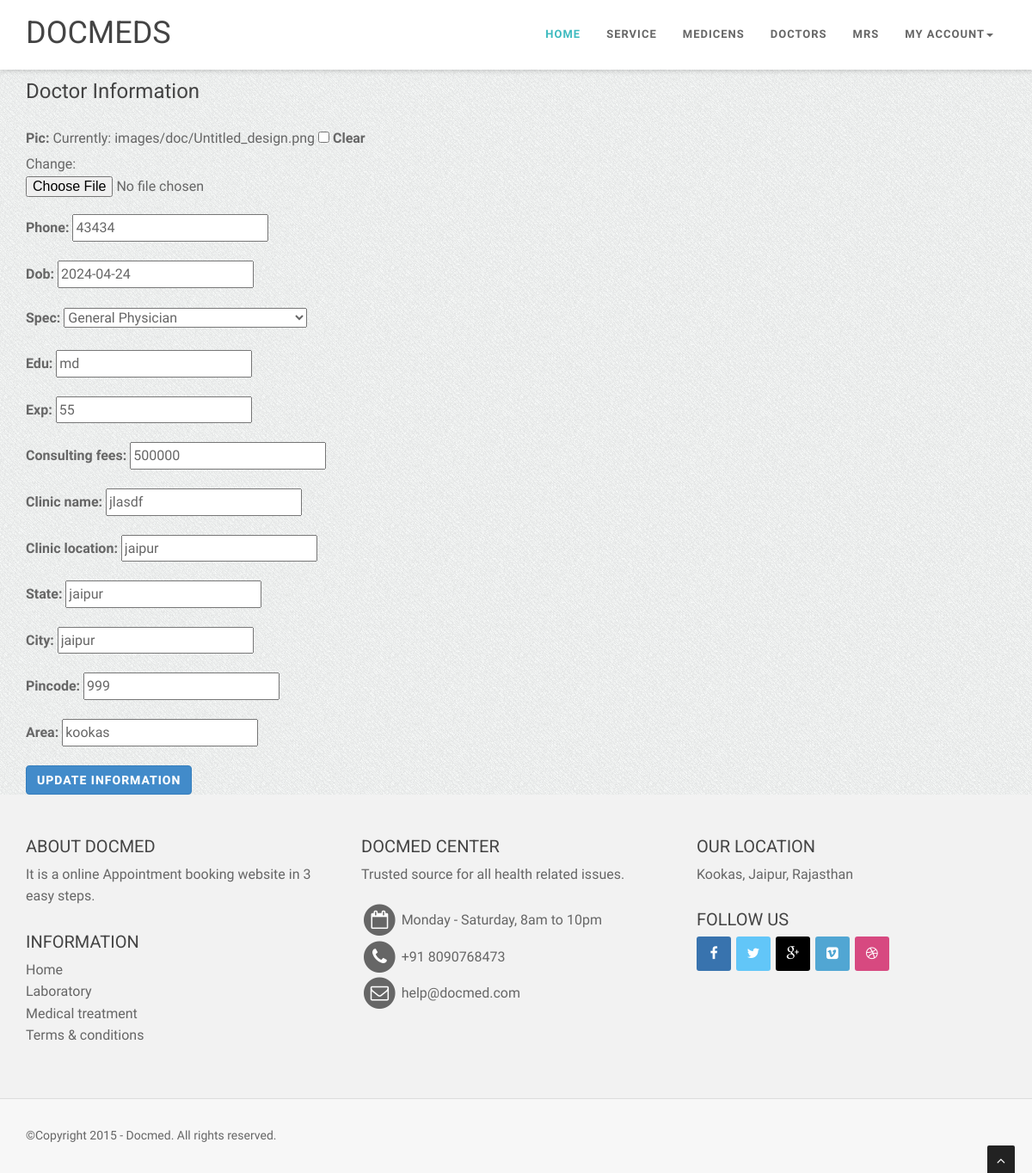
The app's page /draccount/ (signed in) with its own data.
### doctor/models.py (models this page shows, shortened)
class Doctor(models.Model):
    user = models.ForeignKey(User, on_delete=models.DO_NOTHING, null=True, blank=True)
    pic = models.ImageField(upload_to='images/doc', blank=True, null=True)
    phone = models.IntegerField(blank=True, null=True)
    number_verified = models.BooleanField(default=False)
    dob = models.DateField(blank=True, null=True)
    spec = models.ForeignKey(Specilization, on_delete=models.DO_NOTHING, null=True, blank=True)
    edu = models.CharField(max_length=40)
    exp = models.IntegerField()
    consulting_fees = models.IntegerField()
    clinic_name = models.CharField(max_length=200, blank=True, null=True)
    clinic_location = models.CharField(max_length=200, blank=True, null=True)
    state = models.CharField(max_length=200, blank=True, null=True)
    city = models.CharField(max_length=200, blank=True, null=True)
    pincode = models.IntegerField(blank=True, null=True)
    area = models.CharField(max_length=200, blank=True, null=True)

### doctor/views.py (the view)
# urls.py: path('draccount/', drAccount, name='drAccount'),
@login_required
def drAccount(request):
    try:
        user_obj = User.objects.get(username=request.user)
        doctor_profile = Doctor.objects.get(user=user_obj.id)
    except Doctor.DoesNotExist:
        doctor_profile = Doctor(user=user_obj)
    if request.method == 'POST':
        form = DoctorProfileForm(request.POST, request.FILES, instance=doctor_profile)
        if form.is_valid():
            form.save()
            return redirect('home')
    else:
        form = DoctorProfileForm(instance=doctor_profile)
    context = {
        'form': form,
    }
    return render(request, 'doctor/account.html', context)

### doctor/forms.py
class DoctorProfileForm(forms.ModelForm):
    class Meta:
        model = Doctor
        exclude = ['user','number_verified']

### doctor/models.py (called while the page is built)
    def __str__(self):
        return self.specs

### doctor/templates/doctor/account.html (shortened to what this page needs)
{% extends 'main.html' %}
{% load static %}
{% block content %}
<div class="container">
    <h1>k</h1>
    <br>
    <div class="row mt-5">
        <div class="col-md-12">
            <div class="card">
                <div class="card-body">
                    <h5 class="card-title">Doctor Information</h5>
                    <form method="post" action="" enctype="multipart/form-data">
                        {{ form.as_p }}
                        <button type="submit" class="btn btn-primary">Update Information</button>
                    </form>
                </div>
            </div>
        </div>
    </div>
</div>
{% endblock content %}

### static/css/style.css (style rules this page uses)
body { width: 100%; height: 100%; font-family: 'Open Sans', sans-serif; font-weight: 300; color: #666; background-color: #ddd; font-size: 16px; line-height: 1.6em; }
html { width: 100%; height: 100%; }
label, input, button, select, textarea { font-family: 'Open Sans', sans-serif; font-size: inherit; line-height: inherit; }
h1 { font-size: 38px; }
h5 { font-size: 24px; }
h1, h2, h3, h4, h5, h6 { margin: 0 0 30px; font-family: 'Roboto', sans-serif; font-weight: 400; color: #444; line-height: 1em; }
p { margin: 0 0 20px; }
a { color: #666; -webkit-transition: all .2s ease-in-out; -moz-transition: all .2s ease-in-out; transition: all .2s ease-in-out; }
.btn { position: relative; display: inline-block; outline: none; color: #fff; text-decoration: none; text-transform: uppercase; letter-spacing: 1px; font-weight: 400; text-shadow: 0 0 1px rgba(255,255,255,0.3); font-size: 14px; font-weight: 700; }

### static/bodybg/bg1.css (style rules this page uses)
body { background: url(../img/bodybg/bg1.png) repeat left top; }

### records on screen
Doctor: phone "43434", dob "2024-04-24", spec "General Physician", edu "md", exp "55", consulting_fees "500000", clinic_name "jlasdf", clinic_location "jaipur", state "jaipur", city "jaipur", pincode "999", area "kookas"
